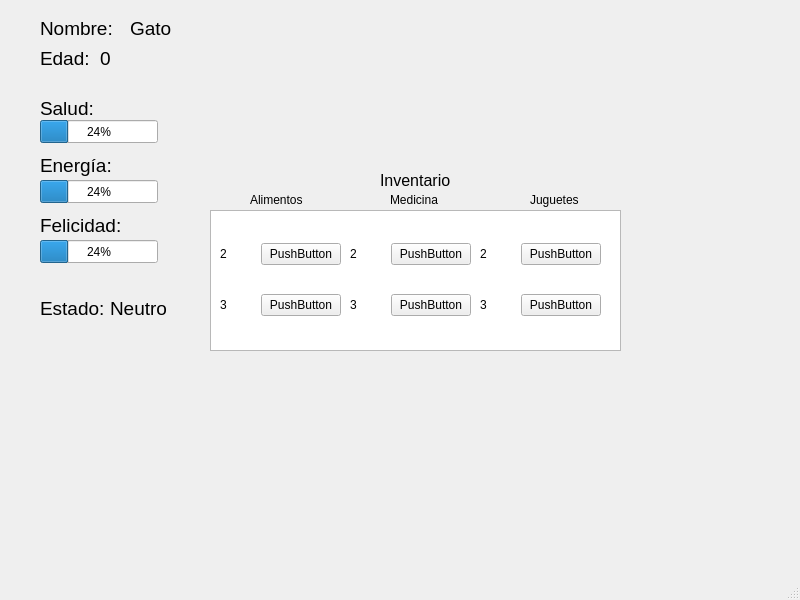
<?xml version="1.0" encoding="UTF-8"?>
<ui version="4.0">
 <class>MainWindow</class>
 <widget class="QMainWindow" name="MainWindow">
  <property name="geometry">
   <rect>
    <x>0</x>
    <y>0</y>
    <width>800</width>
    <height>600</height>
   </rect>
  </property>
  <property name="windowTitle">
   <string>MainWindow</string>
  </property>
  <widget class="QWidget" name="centralwidget">
   <widget class="QLabel" name="label">
    <property name="geometry">
     <rect>
      <x>350</x>
      <y>20</y>
      <width>121</width>
      <height>141</height>
     </rect>
    </property>
    <property name="text">
     <string/>
    </property>
    <property name="pixmap">
     <pixmap resource="imagen.qrc">:/img/chatbot_gato.png</pixmap>
    </property>
    <property name="scaledContents">
     <bool>true</bool>
    </property>
   </widget>
   <widget class="QLabel" name="label_2">
    <property name="geometry">
     <rect>
      <x>40</x>
      <y>20</y>
      <width>81</width>
      <height>16</height>
     </rect>
    </property>
    <property name="font">
     <font>
      <pointsize>14</pointsize>
     </font>
    </property>
    <property name="text">
     <string>Nombre:</string>
    </property>
   </widget>
   <widget class="QLabel" name="label_3">
    <property name="geometry">
     <rect>
      <x>40</x>
      <y>50</y>
      <width>51</width>
      <height>16</height>
     </rect>
    </property>
    <property name="font">
     <font>
      <pointsize>14</pointsize>
     </font>
    </property>
    <property name="text">
     <string>Edad:</string>
    </property>
   </widget>
   <widget class="QLabel" name="label_4">
    <property name="geometry">
     <rect>
      <x>40</x>
      <y>100</y>
      <width>61</width>
      <height>16</height>
     </rect>
    </property>
    <property name="font">
     <font>
      <pointsize>14</pointsize>
     </font>
    </property>
    <property name="text">
     <string>Salud:</string>
    </property>
   </widget>
   <widget class="QLabel" name="label_5">
    <property name="geometry">
     <rect>
      <x>40</x>
      <y>150</y>
      <width>71</width>
      <height>31</height>
     </rect>
    </property>
    <property name="font">
     <font>
      <pointsize>14</pointsize>
     </font>
    </property>
    <property name="text">
     <string>Energía:</string>
    </property>
   </widget>
   <widget class="QLabel" name="label_6">
    <property name="geometry">
     <rect>
      <x>40</x>
      <y>210</y>
      <width>81</width>
      <height>31</height>
     </rect>
    </property>
    <property name="font">
     <font>
      <pointsize>14</pointsize>
     </font>
    </property>
    <property name="text">
     <string>Felicidad:</string>
    </property>
   </widget>
   <widget class="QProgressBar" name="progressBarSalud">
    <property name="geometry">
     <rect>
      <x>40</x>
      <y>120</y>
      <width>118</width>
      <height>23</height>
     </rect>
    </property>
    <property name="value">
     <number>24</number>
    </property>
   </widget>
   <widget class="QProgressBar" name="progressBarEnergia">
    <property name="geometry">
     <rect>
      <x>40</x>
      <y>180</y>
      <width>118</width>
      <height>23</height>
     </rect>
    </property>
    <property name="value">
     <number>24</number>
    </property>
   </widget>
   <widget class="QProgressBar" name="progressBarFelicidad">
    <property name="geometry">
     <rect>
      <x>40</x>
      <y>240</y>
      <width>118</width>
      <height>23</height>
     </rect>
    </property>
    <property name="value">
     <number>24</number>
    </property>
   </widget>
   <widget class="QLabel" name="label_7">
    <property name="geometry">
     <rect>
      <x>40</x>
      <y>300</y>
      <width>71</width>
      <height>16</height>
     </rect>
    </property>
    <property name="font">
     <font>
      <pointsize>14</pointsize>
     </font>
    </property>
    <property name="text">
     <string>Estado:</string>
    </property>
   </widget>
   <widget class="QLabel" name="estado">
    <property name="geometry">
     <rect>
      <x>110</x>
      <y>300</y>
      <width>121</width>
      <height>16</height>
     </rect>
    </property>
    <property name="font">
     <font>
      <pointsize>14</pointsize>
     </font>
    </property>
    <property name="text">
     <string>Neutro</string>
    </property>
   </widget>
   <widget class="QLabel" name="edad">
    <property name="geometry">
     <rect>
      <x>100</x>
      <y>50</y>
      <width>81</width>
      <height>16</height>
     </rect>
    </property>
    <property name="font">
     <font>
      <pointsize>14</pointsize>
     </font>
    </property>
    <property name="text">
     <string>0</string>
    </property>
   </widget>
   <widget class="QLabel" name="nombre">
    <property name="geometry">
     <rect>
      <x>130</x>
      <y>20</y>
      <width>161</width>
      <height>16</height>
     </rect>
    </property>
    <property name="font">
     <font>
      <pointsize>14</pointsize>
     </font>
    </property>
    <property name="text">
     <string>Gato</string>
    </property>
   </widget>
   <widget class="QColumnView" name="columnView">
    <property name="geometry">
     <rect>
      <x>210</x>
      <y>210</y>
      <width>411</width>
      <height>141</height>
     </rect>
    </property>
   </widget>
   <widget class="QWidget" name="gridLayoutWidget">
    <property name="geometry">
     <rect>
      <x>220</x>
      <y>220</y>
      <width>121</width>
      <height>121</height>
     </rect>
    </property>
    <layout class="QGridLayout" name="GridAlimentos">
     <item row="1" column="1">
      <widget class="QPushButton" name="pushButton_3">
       <property name="text">
        <string>PushButton</string>
       </property>
      </widget>
     </item>
     <item row="0" column="1">
      <widget class="QPushButton" name="pushButton">
       <property name="text">
        <string>PushButton</string>
       </property>
      </widget>
     </item>
     <item row="0" column="0">
      <widget class="QLabel" name="label_8">
       <property name="text">
        <string>2</string>
       </property>
      </widget>
     </item>
     <item row="1" column="0">
      <widget class="QLabel" name="label_10">
       <property name="text">
        <string>3</string>
       </property>
      </widget>
     </item>
    </layout>
   </widget>
   <widget class="QWidget" name="gridLayoutWidget_2">
    <property name="geometry">
     <rect>
      <x>350</x>
      <y>220</y>
      <width>121</width>
      <height>121</height>
     </rect>
    </property>
    <layout class="QGridLayout" name="GridMedicina">
     <item row="1" column="1">
      <widget class="QPushButton" name="pushButton_4">
       <property name="text">
        <string>PushButton</string>
       </property>
      </widget>
     </item>
     <item row="0" column="1">
      <widget class="QPushButton" name="pushButton_5">
       <property name="text">
        <string>PushButton</string>
       </property>
      </widget>
     </item>
     <item row="0" column="0">
      <widget class="QLabel" name="label_11">
       <property name="text">
        <string>2</string>
       </property>
      </widget>
     </item>
     <item row="1" column="0">
      <widget class="QLabel" name="label_12">
       <property name="text">
        <string>3</string>
       </property>
      </widget>
     </item>
    </layout>
   </widget>
   <widget class="QWidget" name="gridLayoutWidget_3">
    <property name="geometry">
     <rect>
      <x>480</x>
      <y>220</y>
      <width>121</width>
      <height>121</height>
     </rect>
    </property>
    <layout class="QGridLayout" name="GridJuguetes">
     <item row="1" column="1">
      <widget class="QPushButton" name="pushButton_6">
       <property name="text">
        <string>PushButton</string>
       </property>
      </widget>
     </item>
     <item row="0" column="1">
      <widget class="QPushButton" name="pushButton_7">
       <property name="text">
        <string>PushButton</string>
       </property>
      </widget>
     </item>
     <item row="0" column="0">
      <widget class="QLabel" name="label_13">
       <property name="text">
        <string>2</string>
       </property>
      </widget>
     </item>
     <item row="1" column="0">
      <widget class="QLabel" name="label_14">
       <property name="text">
        <string>3</string>
       </property>
      </widget>
     </item>
    </layout>
   </widget>
   <widget class="QLabel" name="label_15">
    <property name="geometry">
     <rect>
      <x>530</x>
      <y>190</y>
      <width>54</width>
      <height>20</height>
     </rect>
    </property>
    <property name="text">
     <string>Juguetes</string>
    </property>
   </widget>
   <widget class="QLabel" name="label_16">
    <property name="geometry">
     <rect>
      <x>390</x>
      <y>190</y>
      <width>54</width>
      <height>20</height>
     </rect>
    </property>
    <property name="text">
     <string>Medicina</string>
    </property>
   </widget>
   <widget class="QLabel" name="label_17">
    <property name="geometry">
     <rect>
      <x>250</x>
      <y>190</y>
      <width>61</width>
      <height>20</height>
     </rect>
    </property>
    <property name="text">
     <string>Alimentos</string>
    </property>
   </widget>
   <widget class="QLabel" name="label_18">
    <property name="geometry">
     <rect>
      <x>380</x>
      <y>170</y>
      <width>81</width>
      <height>20</height>
     </rect>
    </property>
    <property name="font">
     <font>
      <pointsize>12</pointsize>
     </font>
    </property>
    <property name="text">
     <string>Inventario</string>
    </property>
   </widget>
  </widget>
  <widget class="QMenuBar" name="menubar">
   <property name="geometry">
    <rect>
     <x>0</x>
     <y>0</y>
     <width>800</width>
     <height>22</height>
    </rect>
   </property>
  </widget>
  <widget class="QStatusBar" name="statusbar"/>
 </widget>
 <resources>
  <include location="imagen.qrc"/>
 </resources>
 <connections/>
</ui>
